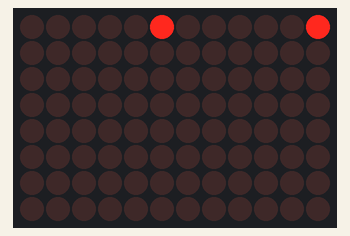
A sketch run on a simulated Arduino Uno R4 WiFi. Parts: 12×8 LED matrix. Random numbers use the default seed unless the sketch sets one.

Above: at 0.15 s.
At 5.15 s:
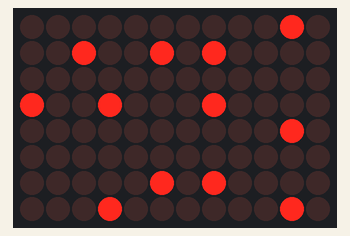
At 10.05 s:
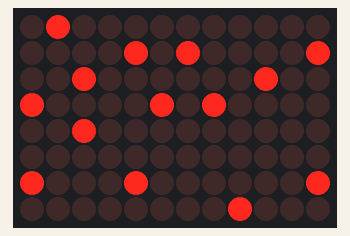
At 19.96 s:
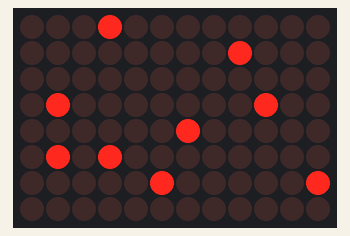
At 29.87 s:
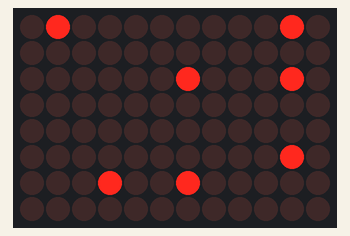
At 39.88 s:
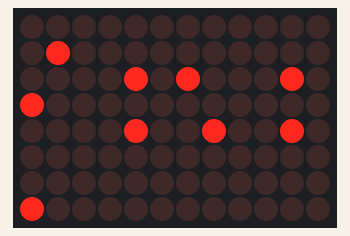

The sketch:

falling_droplets_rain_animation.ino
```cpp
/*
  UNO R4 Guide: Programmatic Rain Animation

  Purpose: Creates a continuous, non-repeating "falling rain" animation
  by programmatically calculating the position of each raindrop for every frame.
  This version uses a non-blocking timer for a smooth, continuous loop and
  ensures raindrops are not generated in adjacent columns for a clearer look.
*/

// Include the necessary library for LED matrix control.
#include "Arduino_LED_Matrix.h"

// Create an instance of the ArduinoLEDMatrix class.
ArduinoLEDMatrix matrix;

// --- Animation Parameters ---
const int FRAME_DELAY = 100; // Milliseconds between animation frames (lower is faster)

// --- Global Frame Buffer ---
// This array holds the current state of all 96 LEDs.
// We will modify this array directly to create the animation.
uint8_t frame[8][12];

// Variables for the non-blocking timer
unsigned long previousMillis = 0;

void setup() {
  // Initialize the LED matrix.
  matrix.begin();
  // Ensure the random number generator is seeded differently each time
  randomSeed(analogRead(A0));
}

void loop() {
  // Get the current time
  unsigned long currentMillis = millis();

  // Check if enough time has passed to calculate and show the next frame
  if (currentMillis - previousMillis >= FRAME_DELAY) {
    // Save the time of this frame change
    previousMillis = currentMillis;

    // --- Animation Logic ---

    // 1. Shift all existing raindrops down by one row.
    // We loop from the bottom row up to avoid overwriting pixels prematurely.
    for (int r = 7; r > 0; r--) {
      for (int c = 0; c < 12; c++) {
        frame[r][c] = frame[r - 1][c];
      }
    }

    // 2. Clear the top row to make space for new raindrops.
    for (int c = 0; c < 12; c++) {
      frame[0][c] = 0;
    }

    // 3. Randomly generate new raindrops on the top row.
    for (int c = 0; c < 12; c++) {
      // Use a random check to decide if a new drop should appear.
      if (random(5) == 0) {
        // --- IMPROVEMENT: Check the surrounding 8 pixels (5 relevant ones) ---
        bool isSpaceClear = true;
        // Check left
        if (c > 0 && frame[0][c - 1] == 1) isSpaceClear = false;
        // Check right
        if (c < 11 && frame[0][c + 1] == 1) isSpaceClear = false;
        // Check 3 pixels below
        if (frame[1][c] == 1) isSpaceClear = false;
        if (c > 0 && frame[1][c - 1] == 1) isSpaceClear = false;
        if (c < 11 && frame[1][c + 1] == 1) isSpaceClear = false;

        if (isSpaceClear) {
          frame[0][c] = 1; // A new drop appears
        }
      }
    }

    // --- Render the Frame ---
    // Display the newly calculated frame on the LED matrix.
    matrix.renderBitmap(frame, 8, 12);
  }
}
```
